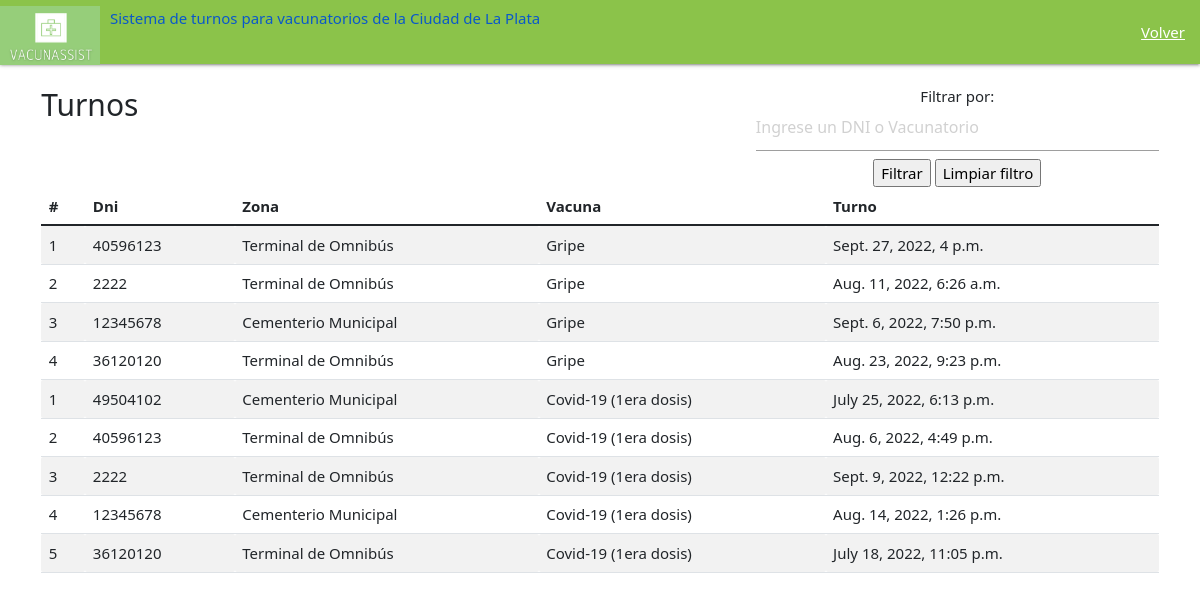
/ver_turnos_admin/, run on an earlier commit of the app's database.
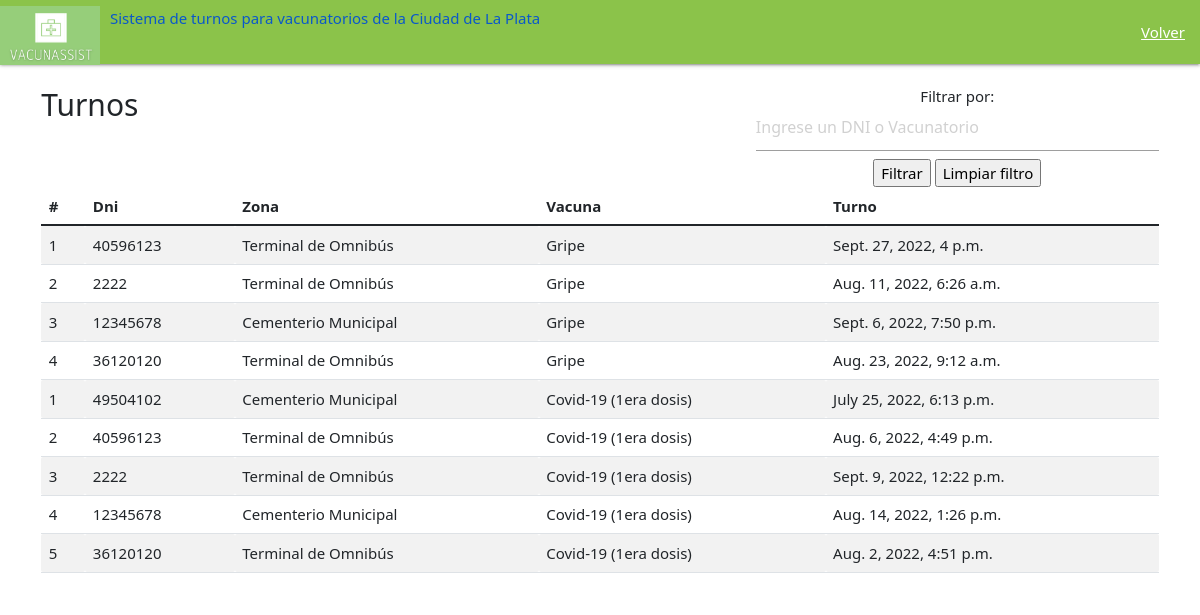
And on a later commit of the database.
### main/models.py (models this page shows)
class Paciente(models.Model):
    opciones=((1, 'Si'), (2, 'No'))
    paciente_nombre= models.CharField(max_length=20)
    paciente_apellido= models.CharField(max_length=20)
    paciente_fechaNac= models.DateTimeField("fecha nacimiento")
    paciente_zona= models.CharField(max_length=200)
    paciente_dni= models.CharField(max_length=200)
    paciente_email= models.EmailField(max_length=254)
    vac_Gripe_aplicada=models.SmallIntegerField(choices=opciones,default=2)
    vac_Gripe_turno= models.DateTimeField(null=True)
    vac_Gripe_asistencia=models.SmallIntegerField(choices=opciones,default=2)
    vac_Amarilla_aplicada=models.SmallIntegerField(choices=opciones,default=2)
    vac_Amarilla_turno= models.DateTimeField(null=True)
    vac_Amarilla_asistencia=models.SmallIntegerField(choices=opciones,default=2)
    vac_Covid1_aplicada=models.SmallIntegerField(choices=opciones,default=2)
    vac_Covid2_aplicada=models.SmallIntegerField(choices=opciones,default=2)
    vac_Covid_turno1= models.DateTimeField(null=True)
    vac_Covid_turno2= models.DateTimeField(null=True)
    vac_Covid1era_asistencia=models.SmallIntegerField(choices=opciones,default=2)
    vac_Covid2da_asistencia=models.SmallIntegerField(choices=opciones,default=2)
    codigo= models.PositiveIntegerField(default=0)
    contraseña = models.CharField(max_length=200)
    def __str__(self):
        return self.paciente_nombre

### main/views.py (the view)
# urls.py: path('ver_turnos_admin/',views.ver_turnos_admin),
def ver_turnos_admin(request):
    fecha = datetime.now().date()
    pacientes_del_dia = Paciente.objects.all()
    pacientes_gripe = []
    pacientes_fa = []
    pacientes_covid_1 = []
    pacientes_covid_2 = []
    print(pacientes_del_dia)
    for p in pacientes_del_dia:
        if p.vac_Gripe_turno != None and (p.vac_Gripe_turno.date() == fecha or p.vac_Gripe_turno.date() > fecha):
            pacientes_gripe.append(p)
        if  p.vac_Amarilla_turno != None and (p.vac_Amarilla_turno.date() == fecha or p.vac_Amarilla_turno.date() > fecha):
            pacientes_fa.append(p)
        if  p.vac_Covid_turno1!=  None and (p.vac_Covid_turno1.date() == fecha or p.vac_Covid_turno1.date() > fecha):
            pacientes_covid_1.append(p)
        if  p.vac_Covid_turno2 != None and (p.vac_Covid_turno2.date() == fecha or p.vac_Covid_turno2.date() > fecha):
            pacientes_covid_2.append(p)
    contexto = {
        "pac_gripe": pacientes_gripe,
        "pac_fa": pacientes_fa,
        "pac_covid1": pacientes_covid_1,
        "pac_covid2": pacientes_covid_2
        }
    return render (request, "main/todos-los-turnos.html", contexto)

### main/templates/main/todos-los-turnos.html (shortened to what this page needs)
<!DOCTYPE html>
{% load static %}
<html lang="en" dir="ltr">
  <head>
        <link rel="stylesheet" href="https://cdnjs.cloudflare.com/ajax/libs/materialize/1.0.0/css/materialize.min.css">
        <link type='text/css' href="{% static 'css/estilo.css' %}" rel="stylesheet" />
        <link href="https://cdn.jsdelivr.net/npm/bootstrap@5.1.3/dist/css/bootstrap.min.css" rel="stylesheet">
    <link href="https://cdn.jsdelivr.net/npm/bootstrap@5.1.3/dist/css/bootstrap.min.css" rel="stylesheet">
    <nav>
        <div class="nav-wrapper  light-green">
          <a href="/" class="brand-logo">
            <img src="{% static 'imagenes/Logo_VacunAssist_recortado.png' %}" class="img-fluid" width="100" height="66">
          <div class="right"  style="margin: 9px 0px 0px 10px">
            <h6>Sistema de turnos para vacunatorios de la Ciudad de La Plata</h6>
            </div>
          </a>
          <ul id="nav-mobile" class="right hide-on-med">
            <li><a href="/inicio_admin/">Volver</a></li>
          </ul>
        </div>
      </nav>
      <body>
        <div class="center">
        <div class="container py-4">
          <div class="row">
            <div class="col-md-12">
                <div class="right">
                  <form method="POST">
                    <h6 style="margin: 0" for="filtrar">Filtrar por:</h6>
                    <input list="lista" name="filtro" id="filtro" placeholder="Ingrese un DNI o Vacunatorio" >
                    <input type="submit" value="Filtrar" id="filter" name="filter" >
                    <a href='lista-de-vacunadores/'>
                    <input type="submit" id="limpiar" name="limpiar" value="Limpiar filtro" ></a>
                  </form>
                </div>
                <div class="left">
                  <h2>Turnos </h2>
                    </div>
                </div>
<div class="table-responsive">
    <table class="table table-striped">
      <thead>
        <tr margin= "0 auto">
          <th style="text-align: left">#</th>
          <th style="text-align: left">Dni</th>
          <th style="text-align: left"> Zona </th>
          <th style="text-align: left"> Vacuna </th>
          <th style="text-align: left"> Turno </th>
      </thead>
      <tbody>
        {% for c in pac_gripe %}
        <tr>
          <td>{{forloop.counter}}</td>
          <td>{{c.paciente_dni}}</td>
          <td>{{c.paciente_zona}}</td>
          <td> Gripe</td>
          <td>{{c.vac_Gripe_turno}}</td>
        </tr>
        {% endfor%}
        {% for c in pac_covid1 %}
        <tr>
          <td>{{forloop.counter}}</td>
          <td>{{c.paciente_dni}}</td>
          <td>{{c.paciente_zona}}</td>
          <td> Covid-19 (1era dosis) </td>
          <td>{{c.vac_Covid_turno1}}</td>
        </tr>
        {% endfor%}
      </tbody>
    </table>
  </div>
      </body>

What changed in the data, as far as the page shows it:
removed Paciente: paciente_dni "36120120", paciente_zona "Terminal de Omnibús", vac_Gripe_turno "Aug. 23, 2022, 9:23 p.m.", vac_Covid_turno1 "July 18, 2022, 11:05 p.m."
added Paciente: paciente_dni "36120120", paciente_zona "Terminal de Omnibús", vac_Gripe_turno "Aug. 23, 2022, 9:12 a.m.", vac_Covid_turno1 "Aug. 2, 2022, 4:51 p.m."
